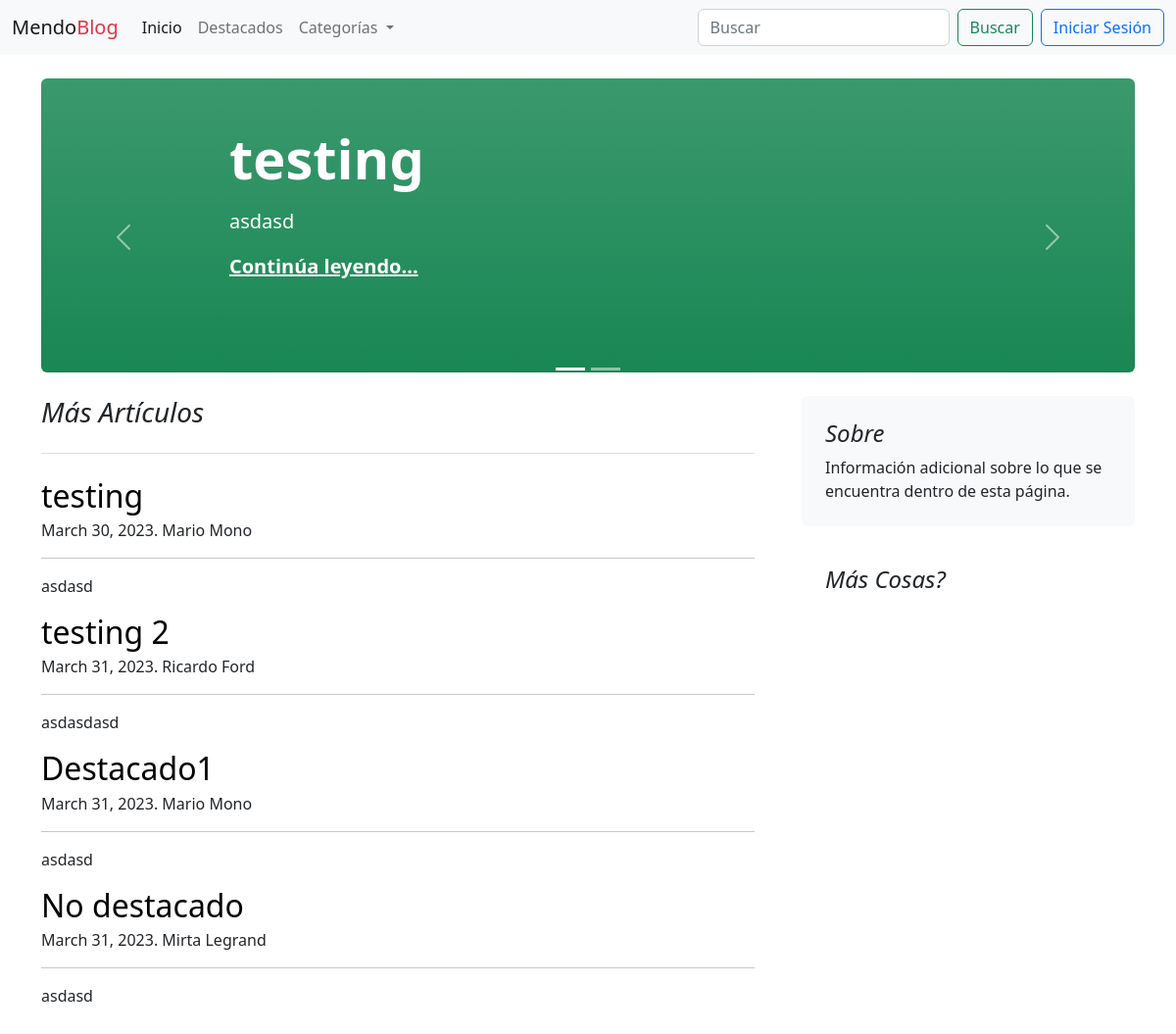
The page / on the database its author committed.
### blogs/models.py (models this page shows, shortened)
class Post(models.Model):
    titulo = models.CharField(max_length=255)
    subtitulo = models.CharField(max_length=255)
    slug = models.SlugField(unique=True)
    resumen = models.TextField()
    fecha_creacion = models.DateTimeField(auto_now_add=True)
    cuerpo = models.TextField()
    autor = models.ForeignKey(settings.AUTH_USER_MODEL, on_delete=models.PROTECT)
    categorias = models.ManyToManyField('Categoria')
    destacado = models.BooleanField(default=False)
    imagen = models.ImageField(upload_to='media/imagenes/',blank=True, null=True)
    fecha_publicacion = models.DateTimeField(default=timezone.now)
    def get_absolute_url(self):
        return reverse('blogs:post',kwargs={'slug':self.slug})
    class meta:
        ordering = ['-fecha_publicacion']

### accounts/models.py (models this page shows)
class User(AbstractUser):
    def __str__(self):
        return f'{self.first_name} {self.last_name}'

### blogs/views.py (the view)
# urls.py: path('',views.home_page),
def home_page(request):
    post = Post.objects.filter(fecha_publicacion__lte=timezone.now())
    destacado = Post.objects.filter(destacado=True,fecha_publicacion__lte=timezone.now())
    context = {'lista_de_posts':post, 'destacado':destacado}
    return render(request,'blogs/home.html',context=context)

### blogs/context_processors.py (called while the page is built)
def procesador_categorias(request):
    categorias = Categoria.objects.all()
    return { 'lista_de_categorias':categorias}

### blogs/templates/blogs/home.html
{% extends 'base.html' %}
{% block content %}
    <div class="container-xxl bd-gutter mt-3 my-md-4 bd-layout">
        <main class="container">
            <div class="row g-5">
                <div class="col-md-12">
                    {% include "blogs/featured.html" %}
                </div>
            </div>
            <div class="row g-5">
                <div class="col-md-8">
                    <h3 class="pb-4 mb-4 fst-italic border-bottom">
                        Más Artículos
                    </h3>
                    {% for post in lista_de_posts %}
                        <article class="blog-post">
                            <h2 class="blog-post-title mb-1">
                                <a href="{{ post.get_absolute_url }}" style="text-decoration: none" class="text-black">
                                    {{ post.titulo }}
                                </a>
                            </h2>
                            <p class="blog-post-meta">{{ post.fecha_publicacion.date }}. {{post.autor}}</p>
                            <hr>
                            <p>{{ post.resumen }}</p>
                        </article>
                    {% endfor %}
                </div>
                <div class="col-md-4">
                    <div class="position-sticky" style="top: 2rem;">
                        <div class="p-4 mb-3 bg-light rounded">
                            <h4 class="fst-italic">Sobre</h4>
                            <p class="mb-0">Información adicional sobre lo que se encuentra dentro de esta página.</p>
                        </div>
                        <div class="p-4">
                            <h4 class="fst-italic">Más Cosas?</h4>
                        </div>
                    </div>
                </div>
            </div>
        </main>
    </div>
{% endblock content %}

### blogs/templates/blogs/featured.html (shortened to what this page needs)
<div id="carouselIndicators" class="carousel slide" data-bs-ride="true">
    <div class="carousel-indicators">
        <button type="button" data-bs-target="#carouselIndicators" data-bs-slide-to="0" class="active"
                aria-current="true" aria-label="Slide 1"></button>
        <button type="button" data-bs-target="#carouselIndicators" data-bs-slide-to="1"
                aria-label="Slide 2"></button>
    </div>
    <div class="carousel-inner">
        {% for d in destacado %}
            <div class="carousel-item {% if d == destacado|first %}active{% endif %}">
                <div class="px-5 p-md-5 mb-4 rounded text-bg-success bg-gradient" style="height: 300px">
                    <div class="col-md-10 px-5 mx-5">
                        <h1 class="display-4 fw-bold px-5">{{ d.titulo }}</h1>
                        <p class="lead my-3 px-5">{{ d.resumen }}</p>
                        <p class="lead mb-0 px-5"><a href="{{d.get_absolute_url}}" class="text-white fw-bold">Continúa leyendo...</a></p>
                    </div>
                </div>
            </div>
        {% endfor %}
    </div>
    <button class="carousel-control-prev" type="button" data-bs-target="#carouselIndicators"
            data-bs-slide="prev">
        <span class="carousel-control-prev-icon" aria-hidden="true"></span>
    </button>
    <button class="carousel-control-next" type="button" data-bs-target="#carouselIndicators"
            data-bs-slide="next">
        <span class="carousel-control-next-icon" aria-hidden="true"></span>
    </button>
</div>

### rows shown on the page
Post: titulo "testing", resumen "asdasd", fecha_publicacion "March 30, 2023", autor "Mario Mono"
Post: titulo "testing 2", fecha_publicacion "March 31, 2023", autor "Ricardo Ford", resumen "asdasdasd"
Post: titulo "Destacado1", fecha_publicacion "March 31, 2023", autor "Mario Mono", resumen "asdasd"
Post: titulo "No destacado", fecha_publicacion "March 31, 2023", autor "Mirta Legrand", resumen "asdasd"
